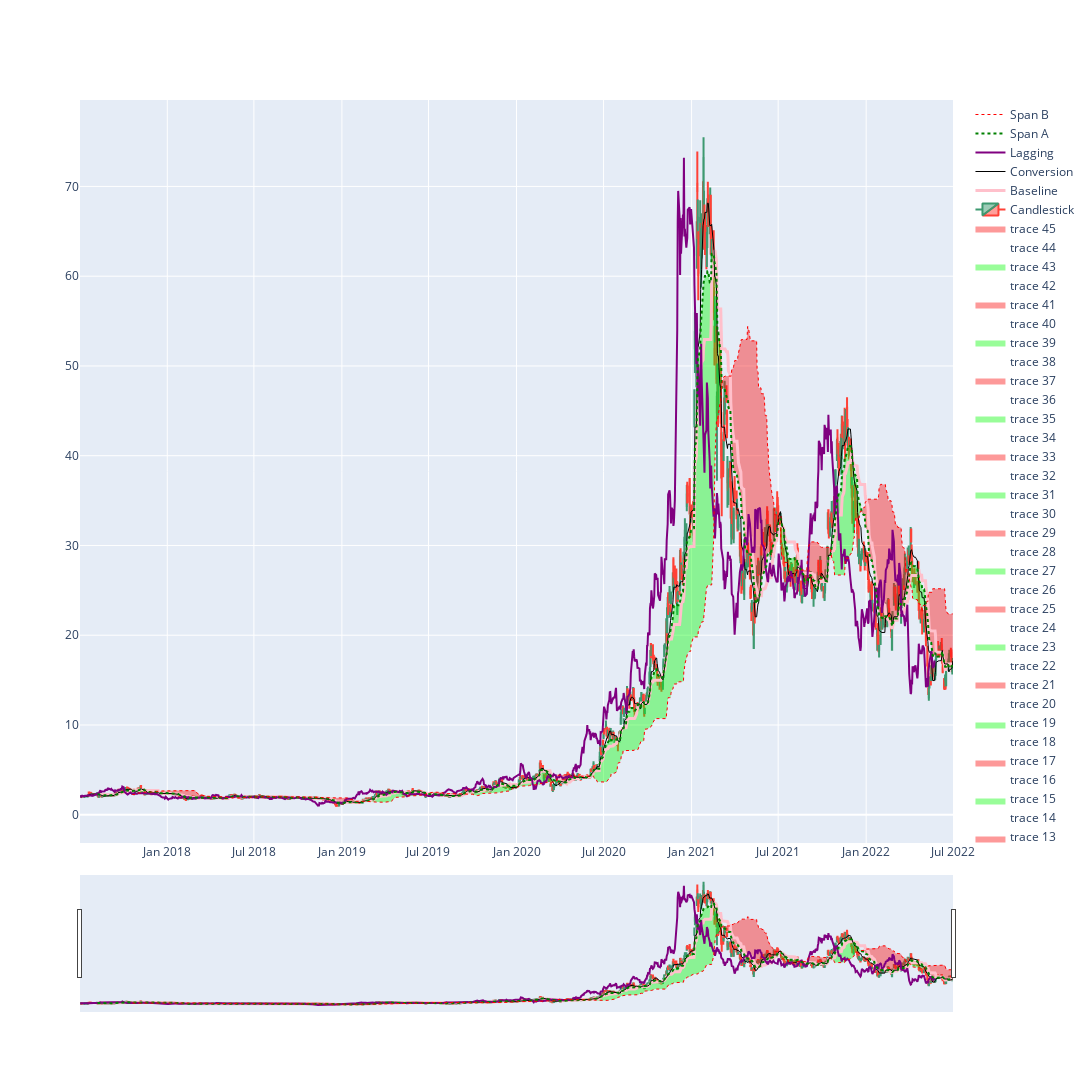

Notebook cell for this chart:
### Code cell
df_plug = get_stock_df_from_csv('PLUG')
get_Ichimoku(df_plug)
